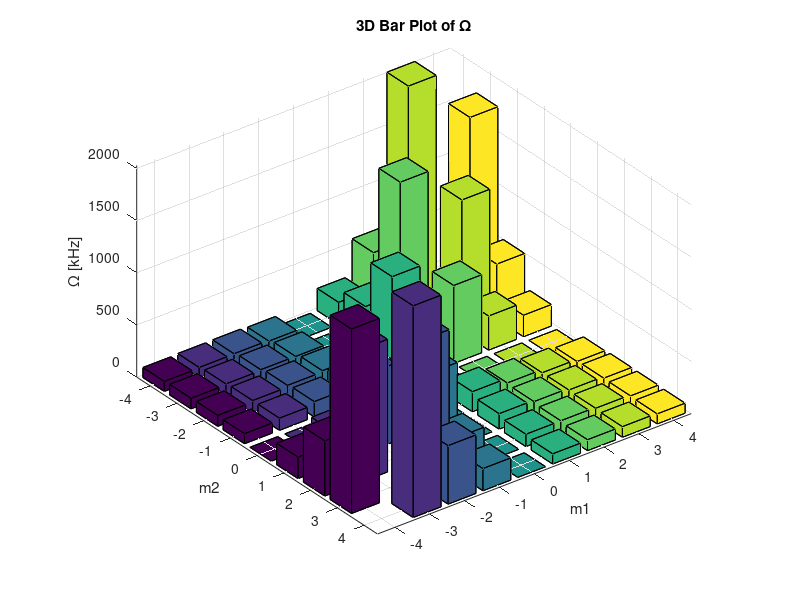

The MATLAB source for this figure: (Note: this script raises an error after producing the figure.)
clear
clc

% Number of m1, m2 list

N = 4;
LIST_NUM = 2.*N+1;
DISPLAY = "Omega";

% Define m1_list and m2_list
m1_list = -N:1:N;
m2_list = -N:1:N;

% Define constants (replace these with actual values)
omega_1 = 2 .* pi .* 2.05 .* 1E6;
omega_2 = 2 .* pi .* 2.132 .* 1E6;
M = 170.936323 .* (1E-3)./ 6.02E23;
delta_k = 28339146.473469555;
hbar = 6.626E-34./(2.*pi);

% Calculate Omega values using array operations
%delta = (M2 ./ (M1 + M2)) * omega_1 + (M1 ./ (M1 + M2)) * omega_2;
%tau = 2 * (M1 + M2) / (omega_1 - omega_2);
%Omega = sqrt((pi * omega_1.*omega_2 * M ./ (abs(omega_2 - omega_1) * abs(delta .* tau - sin(delta .* tau)) * delta_k^2 * hbar))) .* delta;

delta = zeros(LIST_NUM,LIST_NUM);
tau = zeros(LIST_NUM,LIST_NUM);
Omega = zeros(LIST_NUM,LIST_NUM);

for i = 1:LIST_NUM
    for j = 1:LIST_NUM
        if (m1_list(i) + m2_list(j)) == 0
            delta(i,j) = NaN;
            tau(i,j) = NaN;
            Omega(i,j) = NaN;
        else
            delta(i,j) = ( ...
                ( ...
                    m2_list(j) ./ ( m1_list(i) + m2_list(j) ) ...
                ) .* omega_1 + ...
                ( ...
                    m1_list(i) ./ ( m1_list(i) + m2_list(j) ) ...
                ) .* omega_2 ...
            );
            
            tau(i,j) = 2 .* pi .* abs((m1_list(i) + m2_list(j)) ./ (omega_1 - omega_2));
            
            A = 0;
            A = 1./( omega_1 .* ( omega_1 - delta(i,j) ) ) - 1./( omega_2 .* ( omega_2 - delta(i,j) ) );
            
            Omega(i,j) = sqrt(2.*M.*pi ./ (hbar .*tau(i,j).* abs(A) ) ) ./ delta_k;
        end
    end
end

% Create 3D bar plot
if strcmp(DISPLAY,"Omega") == 1
    figure;
    disp(min(min(Omega./(pi * 2 * 1E3))));
    b = bar3(Omega./(pi * 2 * 1E3));
    set(gca,'XTickLabel',m1_list) 
    set(gca,'YTickLabel',m2_list) 
    
    % Set axis labels and title
    xlabel('m1');
    ylabel('m2');
    zlabel('\Omega [kHz]');
    title('3D Bar Plot of \Omega');
elseif strcmp(DISPLAY,"tau") == 1
    figure;
    disp(max(max(tau.* 1E6)));
    b = bar3(tau.* 1E6);
    set(gca,'XTickLabel',m1_list) 
    set(gca,'YTickLabel',m2_list) 
    
    % Set axis labels and title
    xlabel('m1');
    ylabel('m2');
    zlabel('\tau [\mu s]');
    title('3D Bar Plot of \tau');
elseif strcmp(DISPLAY,"delta") == 1
    figure;
    disp(min(min(delta./(pi * 2 * 1E6))));
    b = bar3(delta./(pi * 2 * 1E6));
    set(gca,'XTickLabel',m1_list) 
    set(gca,'YTickLabel',m2_list) 
    
    % Set axis labels and title
    xlabel('m1');
    ylabel('m2');
    zlabel('\delta [MHz]');
    title('3D Bar Plot of \delta');
end

% Set color based on Omega values
for k = 1:length(b)
    zdata = b(k).ZData;
    b(k).CData = zdata;
    b(k).FaceColor = 'interp';
end

% Adjust the colorbar
colorbar;
